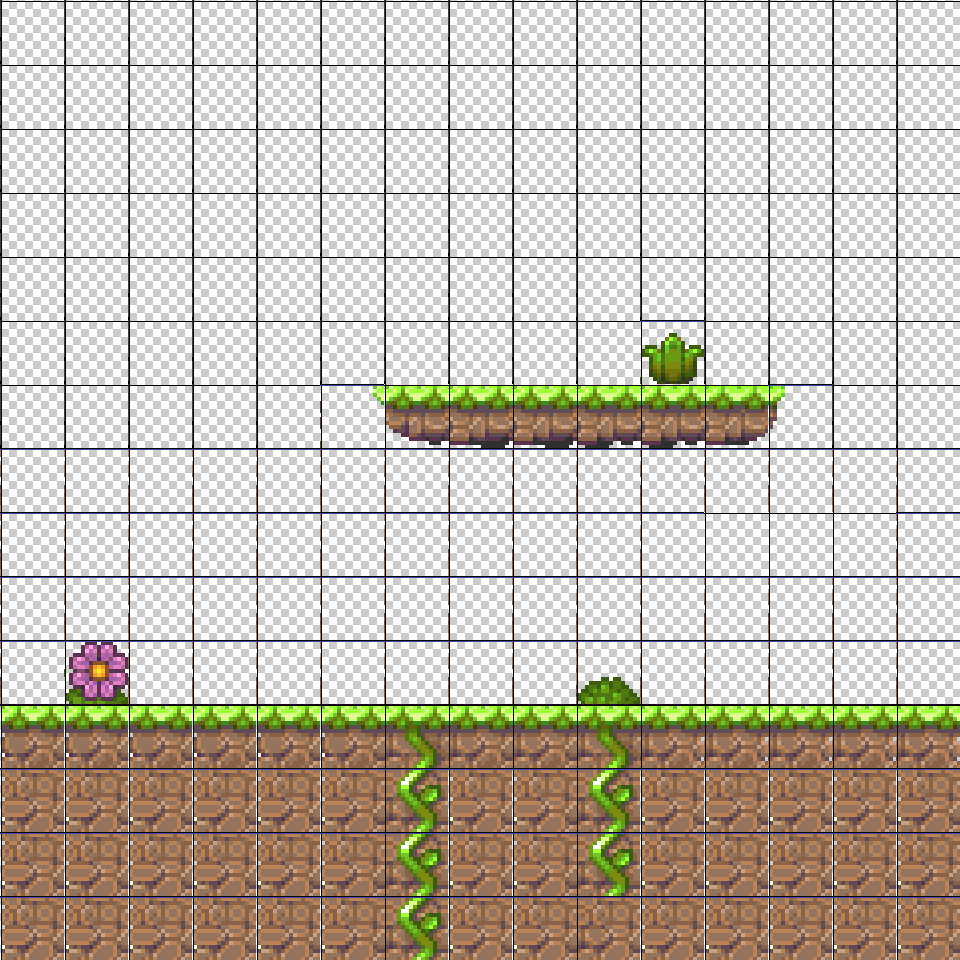

Rendered tile map (Tiled .tmx) drawn with the repository's tilesets; below, a short description and the map source with its tile grids summarised:
An orthogonal 15x15 tile map with 64x64 px tiles, 1 tile layer (Tile Layer 1).

<map version="1.0" orientation="orthogonal" width="15" height="15" tilewidth="64" tileheight="64">
 <tileset firstgid="1" name="tileset" tilewidth="64" tileheight="64">
  <image source="assets/gfx/tileset.png" width="1218" height="386" />
 </tileset>
 <layer name="Tile Layer 1" width="15" height="15">
  <data>[225 cells, 225 non-empty, 19 distinct tile ids]</data>
 </layer>
</map>